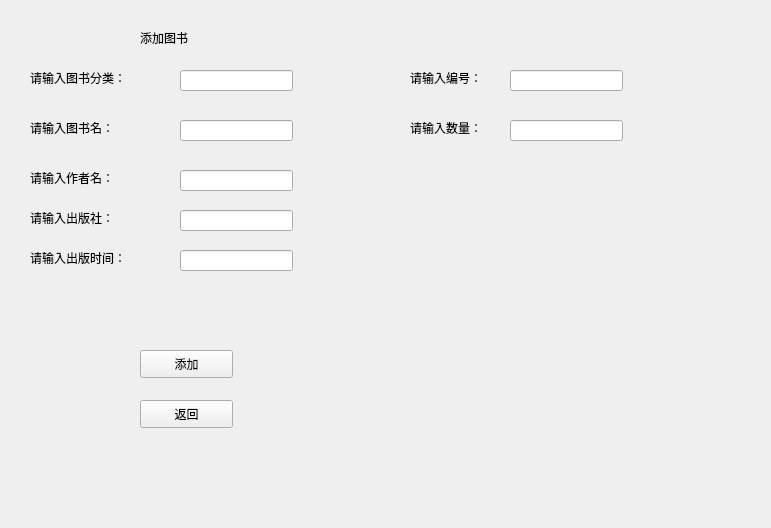
<?xml version="1.0" encoding="UTF-8"?>
<ui version="4.0">
 <class>insert_book</class>
 <widget class="QWidget" name="insert_book">
  <property name="geometry">
   <rect>
    <x>0</x>
    <y>0</y>
    <width>771</width>
    <height>528</height>
   </rect>
  </property>
  <property name="windowTitle">
   <string>Form</string>
  </property>
  <widget class="QLabel" name="label">
   <property name="geometry">
    <rect>
     <x>140</x>
     <y>30</y>
     <width>111</width>
     <height>16</height>
    </rect>
   </property>
   <property name="text">
    <string>添加图书</string>
   </property>
  </widget>
  <widget class="QLabel" name="label_2">
   <property name="geometry">
    <rect>
     <x>30</x>
     <y>70</y>
     <width>101</width>
     <height>16</height>
    </rect>
   </property>
   <property name="text">
    <string>请输入图书分类：</string>
   </property>
  </widget>
  <widget class="QLabel" name="label_3">
   <property name="geometry">
    <rect>
     <x>30</x>
     <y>120</y>
     <width>111</width>
     <height>16</height>
    </rect>
   </property>
   <property name="text">
    <string>请输入图书名：</string>
   </property>
  </widget>
  <widget class="QLineEdit" name="i1">
   <property name="geometry">
    <rect>
     <x>180</x>
     <y>70</y>
     <width>113</width>
     <height>21</height>
    </rect>
   </property>
  </widget>
  <widget class="QLineEdit" name="i2">
   <property name="geometry">
    <rect>
     <x>180</x>
     <y>120</y>
     <width>113</width>
     <height>21</height>
    </rect>
   </property>
  </widget>
  <widget class="QPushButton" name="insert_book_botton">
   <property name="geometry">
    <rect>
     <x>140</x>
     <y>350</y>
     <width>93</width>
     <height>28</height>
    </rect>
   </property>
   <property name="text">
    <string>添加</string>
   </property>
  </widget>
  <widget class="QPushButton" name="pushButton">
   <property name="geometry">
    <rect>
     <x>140</x>
     <y>400</y>
     <width>93</width>
     <height>28</height>
    </rect>
   </property>
   <property name="text">
    <string>返回</string>
   </property>
  </widget>
  <widget class="QLabel" name="label_4">
   <property name="geometry">
    <rect>
     <x>30</x>
     <y>170</y>
     <width>111</width>
     <height>16</height>
    </rect>
   </property>
   <property name="text">
    <string>请输入作者名：</string>
   </property>
  </widget>
  <widget class="QLabel" name="label_5">
   <property name="geometry">
    <rect>
     <x>30</x>
     <y>210</y>
     <width>101</width>
     <height>16</height>
    </rect>
   </property>
   <property name="text">
    <string>请输入出版社：</string>
   </property>
  </widget>
  <widget class="QLabel" name="label_6">
   <property name="geometry">
    <rect>
     <x>30</x>
     <y>250</y>
     <width>131</width>
     <height>16</height>
    </rect>
   </property>
   <property name="text">
    <string>请输入出版时间：</string>
   </property>
  </widget>
  <widget class="QLabel" name="label_7">
   <property name="geometry">
    <rect>
     <x>410</x>
     <y>70</y>
     <width>101</width>
     <height>16</height>
    </rect>
   </property>
   <property name="text">
    <string>请输入编号：</string>
   </property>
  </widget>
  <widget class="QLabel" name="label_8">
   <property name="geometry">
    <rect>
     <x>410</x>
     <y>120</y>
     <width>101</width>
     <height>16</height>
    </rect>
   </property>
   <property name="text">
    <string>请输入数量：</string>
   </property>
  </widget>
  <widget class="QLineEdit" name="i3">
   <property name="geometry">
    <rect>
     <x>180</x>
     <y>170</y>
     <width>113</width>
     <height>21</height>
    </rect>
   </property>
  </widget>
  <widget class="QLineEdit" name="i4">
   <property name="geometry">
    <rect>
     <x>180</x>
     <y>210</y>
     <width>113</width>
     <height>21</height>
    </rect>
   </property>
  </widget>
  <widget class="QLineEdit" name="i5">
   <property name="geometry">
    <rect>
     <x>180</x>
     <y>250</y>
     <width>113</width>
     <height>21</height>
    </rect>
   </property>
  </widget>
  <widget class="QLineEdit" name="i6">
   <property name="geometry">
    <rect>
     <x>510</x>
     <y>70</y>
     <width>113</width>
     <height>21</height>
    </rect>
   </property>
  </widget>
  <widget class="QLineEdit" name="i7">
   <property name="geometry">
    <rect>
     <x>510</x>
     <y>120</y>
     <width>113</width>
     <height>21</height>
    </rect>
   </property>
  </widget>
 </widget>
 <resources/>
 <connections/>
</ui>
